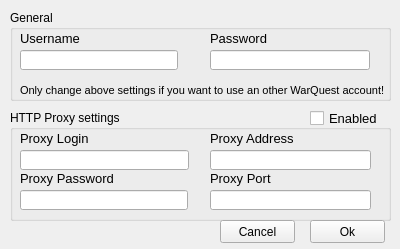
<?xml version="1.0" encoding="UTF-8"?>
<ui version="4.0">
 <class>Proxy</class>
 <widget class="QWidget" name="Proxy">
  <property name="geometry">
   <rect>
    <x>0</x>
    <y>0</y>
    <width>400</width>
    <height>249</height>
   </rect>
  </property>
  <property name="windowTitle">
   <string>Form</string>
  </property>
  <widget class="QGroupBox" name="groupBox_2">
   <property name="geometry">
    <rect>
     <x>10</x>
     <y>110</y>
     <width>381</width>
     <height>111</height>
    </rect>
   </property>
   <property name="title">
    <string>HTTP Proxy settings</string>
   </property>
   <widget class="QLabel" name="label_3">
    <property name="geometry">
     <rect>
      <x>10</x>
      <y>20</y>
      <width>161</width>
      <height>16</height>
     </rect>
    </property>
    <property name="font">
     <font>
      <pointsize>10</pointsize>
     </font>
    </property>
    <property name="text">
     <string>Proxy Login</string>
    </property>
   </widget>
   <widget class="QLabel" name="label_4">
    <property name="geometry">
     <rect>
      <x>10</x>
      <y>60</y>
      <width>161</width>
      <height>16</height>
     </rect>
    </property>
    <property name="font">
     <font>
      <pointsize>10</pointsize>
     </font>
    </property>
    <property name="text">
     <string>Proxy Password</string>
    </property>
   </widget>
   <widget class="QLabel" name="label_5">
    <property name="geometry">
     <rect>
      <x>200</x>
      <y>20</y>
      <width>161</width>
      <height>16</height>
     </rect>
    </property>
    <property name="font">
     <font>
      <pointsize>10</pointsize>
     </font>
    </property>
    <property name="text">
     <string>Proxy Address</string>
    </property>
   </widget>
   <widget class="QLabel" name="label_6">
    <property name="geometry">
     <rect>
      <x>200</x>
      <y>60</y>
      <width>151</width>
      <height>16</height>
     </rect>
    </property>
    <property name="font">
     <font>
      <pointsize>10</pointsize>
     </font>
    </property>
    <property name="text">
     <string>Proxy Port</string>
    </property>
   </widget>
   <widget class="QLineEdit" name="LoginNameEdit">
    <property name="geometry">
     <rect>
      <x>10</x>
      <y>40</y>
      <width>169</width>
      <height>20</height>
     </rect>
    </property>
    <property name="maxLength">
     <number>20</number>
    </property>
   </widget>
   <widget class="QLineEdit" name="passwordEdit">
    <property name="geometry">
     <rect>
      <x>10</x>
      <y>80</y>
      <width>168</width>
      <height>20</height>
     </rect>
    </property>
    <property name="maxLength">
     <number>20</number>
    </property>
    <property name="echoMode">
     <enum>QLineEdit::Password</enum>
    </property>
   </widget>
   <widget class="QLineEdit" name="proxyAddressEdit">
    <property name="geometry">
     <rect>
      <x>200</x>
      <y>40</y>
      <width>161</width>
      <height>20</height>
     </rect>
    </property>
    <property name="maxLength">
     <number>50</number>
    </property>
   </widget>
   <widget class="QLineEdit" name="proxyPortEdit">
    <property name="geometry">
     <rect>
      <x>200</x>
      <y>80</y>
      <width>161</width>
      <height>20</height>
     </rect>
    </property>
    <property name="maxLength">
     <number>5</number>
    </property>
   </widget>
   <widget class="QCheckBox" name="enabledCheckBox">
    <property name="geometry">
     <rect>
      <x>300</x>
      <y>0</y>
      <width>81</width>
      <height>17</height>
     </rect>
    </property>
    <property name="font">
     <font>
      <pointsize>10</pointsize>
     </font>
    </property>
    <property name="text">
     <string>Enabled</string>
    </property>
   </widget>
  </widget>
  <widget class="QPushButton" name="cancelButton">
   <property name="geometry">
    <rect>
     <x>220</x>
     <y>220</y>
     <width>75</width>
     <height>23</height>
    </rect>
   </property>
   <property name="text">
    <string>Cancel</string>
   </property>
  </widget>
  <widget class="QPushButton" name="OkButton">
   <property name="geometry">
    <rect>
     <x>310</x>
     <y>220</y>
     <width>75</width>
     <height>23</height>
    </rect>
   </property>
   <property name="text">
    <string>Ok</string>
   </property>
  </widget>
  <widget class="QGroupBox" name="groupBox">
   <property name="geometry">
    <rect>
     <x>10</x>
     <y>10</y>
     <width>381</width>
     <height>91</height>
    </rect>
   </property>
   <property name="title">
    <string>General</string>
   </property>
   <widget class="QLineEdit" name="username2">
    <property name="geometry">
     <rect>
      <x>10</x>
      <y>40</y>
      <width>158</width>
      <height>20</height>
     </rect>
    </property>
    <property name="maxLength">
     <number>17</number>
    </property>
   </widget>
   <widget class="QLabel" name="label_11">
    <property name="geometry">
     <rect>
      <x>10</x>
      <y>20</y>
      <width>124</width>
      <height>16</height>
     </rect>
    </property>
    <property name="font">
     <font>
      <pointsize>10</pointsize>
     </font>
    </property>
    <property name="text">
     <string>Username</string>
    </property>
   </widget>
   <widget class="QLineEdit" name="password2">
    <property name="geometry">
     <rect>
      <x>200</x>
      <y>40</y>
      <width>160</width>
      <height>20</height>
     </rect>
    </property>
    <property name="maxLength">
     <number>17</number>
    </property>
    <property name="echoMode">
     <enum>QLineEdit::Password</enum>
    </property>
   </widget>
   <widget class="QLabel" name="label_12">
    <property name="geometry">
     <rect>
      <x>200</x>
      <y>20</y>
      <width>171</width>
      <height>16</height>
     </rect>
    </property>
    <property name="font">
     <font>
      <pointsize>10</pointsize>
     </font>
    </property>
    <property name="text">
     <string>Password</string>
    </property>
   </widget>
   <widget class="QLabel" name="label">
    <property name="geometry">
     <rect>
      <x>10</x>
      <y>70</y>
      <width>371</width>
      <height>21</height>
     </rect>
    </property>
    <property name="font">
     <font>
      <pointsize>8</pointsize>
     </font>
    </property>
    <property name="text">
     <string>Only change above settings if you want to use an other WarQuest account!</string>
    </property>
   </widget>
  </widget>
 </widget>
 <resources/>
 <connections/>
</ui>
